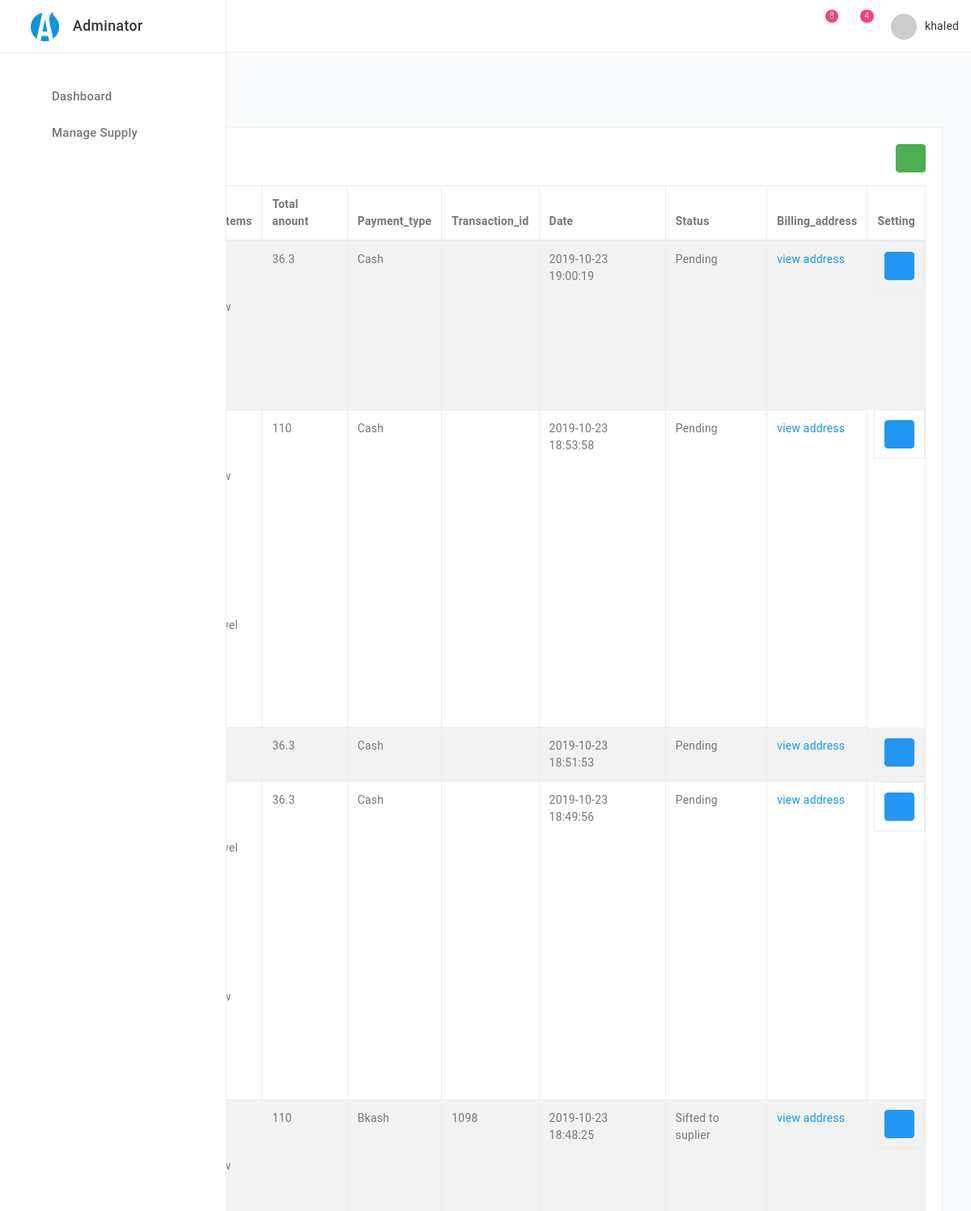
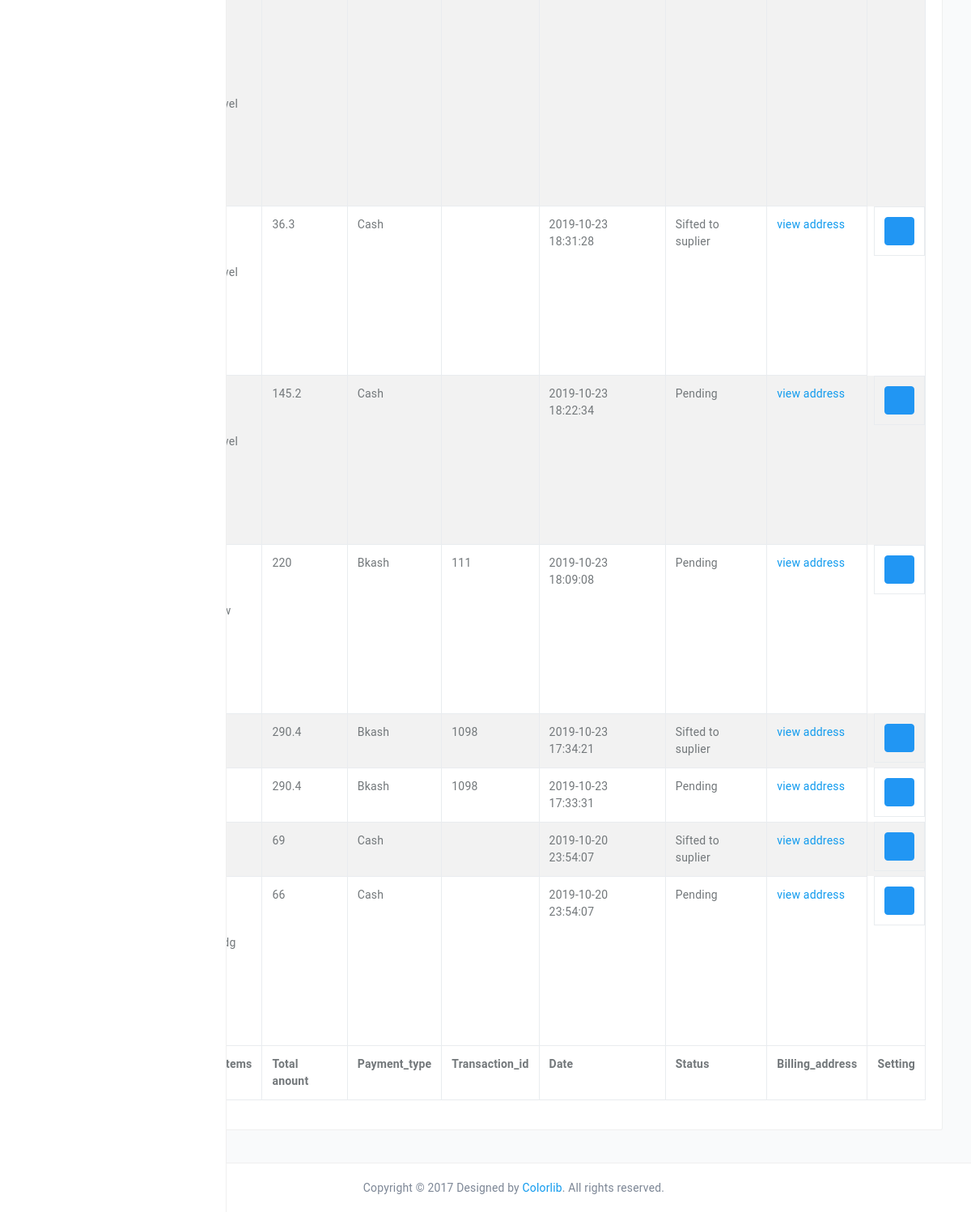
/admin/orderlist.php (signed in), run on the app's committed database (2 pictures, top to bottom).
### tables this page shows
CREATE TABLE IF NOT EXISTS `cus_order` (
  `orderId` int(11) NOT NULL AUTO_INCREMENT,
  `cusId` int(11) NOT NULL,
  `address_id` int(11) NOT NULL,
  `amount` float NOT NULL,
  `payment_type` varchar(255) DEFAULT NULL,
  `transaction_id` varchar(255) DEFAULT NULL,
  `date` datetime NOT NULL DEFAULT CURRENT_TIMESTAMP,
  `status` int(11) NOT NULL DEFAULT '0',
  PRIMARY KEY (`orderId`)
);

### lib/Database.php (called while the page is built, shortened)
<?php
Class Database{
 public $host   = DB_HOST;
 public $user   = DB_USER;
 public $pass   = DB_PASS;
 public $dbname = DB_NAME;
 public $link;
private function connectDB(){
 $this->link = new mysqli($this->host, $this->user, $this->pass,
  $this->dbname);
 }
public function select($query){
  $result = $this->link->query($query) or
   die($this->link->error.__LINE__);
  if($result->num_rows > 0){
    return $result;
  } else {
    return false;
  }
 }
}
?>

### classes/Product.php (called while the page is built, shortened)
<?php
$filepath=realpath(dirname(__FILE__));
include_once ($filepath.'/../lib/Database.php');
 ?>
<?php
class Product{
	private $db;
	public function __construct(){
		$this->db=new Database();
	}
public function getAllOrders()
{
	$query= "SELECT * FROM cus_order order by orderId desc";
   	$result=$this->db->select($query);
   	return $result;
}
public function getAllOrderItems($id)
{
	$item=(int)$id;
	$query="SELECT * FROM order_items WHERE order_id=$item";
 	$result=$this->db->select($query);
 	return $result;
}
}
 ?>

### admin/orderlist.php (the view, shortened to what this page needs)
<?php include 'inc/header.php';?>
<?php include 'inc/sidebar.php';?>
<?php include 'inc/header-nav.php';?>
<?php include_once'../classes/Cart.php'; ?>
<main class="main-content bgc-grey-100">
    <div id="mainContent">
        <div class="container-fluid">
            <h4 class="c-grey-900 mT-10 mB-30">Order List</h4>
            <div class="row">
                <div class="col-md-12">
                    <div class="bgc-white bd bdrs-3 p-20 mB-20">
                        <h4 class="c-grey-900 mB-20"> Data Table <span class="pull-right"><a href="#" class="btn btn-success btn-xs"><i class="fa fa-plus" aria-hidden="true"></i></a></span></h4>
                        <table id="table-datatables" class="table table-striped table-bordered" cellspacing="0" width="100%">
                            <thead>
                                <tr>
                                   <th>OrderID</th>
                                    <th>PurchaseItems</th>
                                    <th>Total anount</th>
                                    <th>Payment_type</th>
                                    <th>Transaction_id</th>
                                    <th>Date</th>
                                    <th>Status</th>
                                    <th>Billing_address</th>
                                    <th>Setting</th>
                                </tr>
                            </thead>
                            <tfoot>
                                <tr>
                                    <th>OrderID</th>
                                    <th>PurchaseItems</th>
                                    <th>Total anount</th>
                                    <th>Payment_type</th>
                                    <th>Transaction_id</th>
                                    <th>Date</th>
                                    <th>Status</th>
                                    <th>Billing_address</th>
                                    <th>Setting</th>
                                </tr>
                            </tfoot>
                            <tbody>
                                 <?php
                                $getPd=$pd->getAllOrders();
                               if ($getPd) {
                                    while ($result=$getPd->fetch_assoc()) {
                                 ?>
                                <tr>
                                    <td><?php echo($result['orderId']) ;?></td>
                                    <td>
                                        <?php
                                $getItem=$pd->getAllOrderItems($result['orderId']);
                               if ($getItem) {
                                    while ($resultItem=$getItem->fetch_assoc()) {
                                 ?>
                                 <div class="test">
                                    <p><img height="40px" width="60px" src="<?php echo($resultItem['image']); ?>"></p>
                                    <p>Name: <?php echo($resultItem['productName']); ?></p>
                                    <p>price <?php echo($resultItem['price']); ?></p>
                                    <p>quantity <?php echo($resultItem['quantity']); ?></p>
                                 </div>
                                      <?php }} ?>
                                    </td>
                                    <td><?php echo($result['amount']); ?></td>
                                    <td><?php echo($result['payment_type']); ?></td>
                                    <td><?php echo($result['transaction_id']); ?></td>
                                    <td><?php echo($result['date']); ?></td>
                                     <?php if ($result['status']=='0') {?>
                                     <td>Pending</td>
                                     <?php }elseif($result['status']=='1'){?>
                                     <td>Sifted to suplier</td>
                                     <?php }else{?>
                                     <td>completed</td>
                                     <?php } ?>
                                    <td>
                                        <a href="billing_address.php?cusId=<?php echo($result['address_id']); ?>">view address</a><br/>
                                    </td>
                                    <td class="pull-right">
                                        <a class="btn btn-primary" title="Assign to supplier"  href="assignservice.php?AOId=<?php echo($result['orderId']); ?>"><i class="fa fa-pencil-square-o" aria-hidden="true"></i></a>
                                    </td>
                                </tr>
                                <?php }}else{echo("catagory not found");} ?>
                            </tbody>
                        </table>
                    </div>
                </div>
            </div>
        </div>
    </div>
</main>
<?php include 'inc/footer.php';?>

### data on the page
cus_order: amount "36.3", payment_type "Cash", date "2019-10-23 19:00:19", status "Pending"
cus_order: amount "110", payment_type "Cash", date "2019-10-23 18:53:58", status "Pending"
cus_order: amount "36.3", payment_type "Cash", date "2019-10-23 18:51:53", status "Pending"
cus_order: amount "36.3", payment_type "Cash", date "2019-10-23 18:49:56", status "Pending"
cus_order: amount "110", payment_type "Bkash", transaction "1098", date "2019-10-23 18:48:25", status "Sifted to suplier"
cus_order: amount "36.3", payment_type "Cash", date "2019-10-23 18:31:28", status "Sifted to suplier"
cus_order: amount "145.2", payment_type "Cash", date "2019-10-23 18:22:34", status "Pending"
cus_order: amount "220", payment_type "Bkash", transaction "111", date "2019-10-23 18:09:08", status "Pending"
cus_order: amount "290.4", payment_type "Bkash", transaction "1098", date "2019-10-23 17:34:21", status "Sifted to suplier"
cus_order: amount "290.4", payment_type "Bkash", transaction "1098", date "2019-10-23 17:33:31", status "Pending"
cus_order: amount "69", payment_type "Cash", date "2019-10-20 23:54:07", status "Sifted to suplier"
cus_order: amount "66", payment_type "Cash", date "2019-10-20 23:54:07", status "Pending"

### other printed values
$countOrder "8"
$countMail "4"
Session::get('adminName') "khaled"
